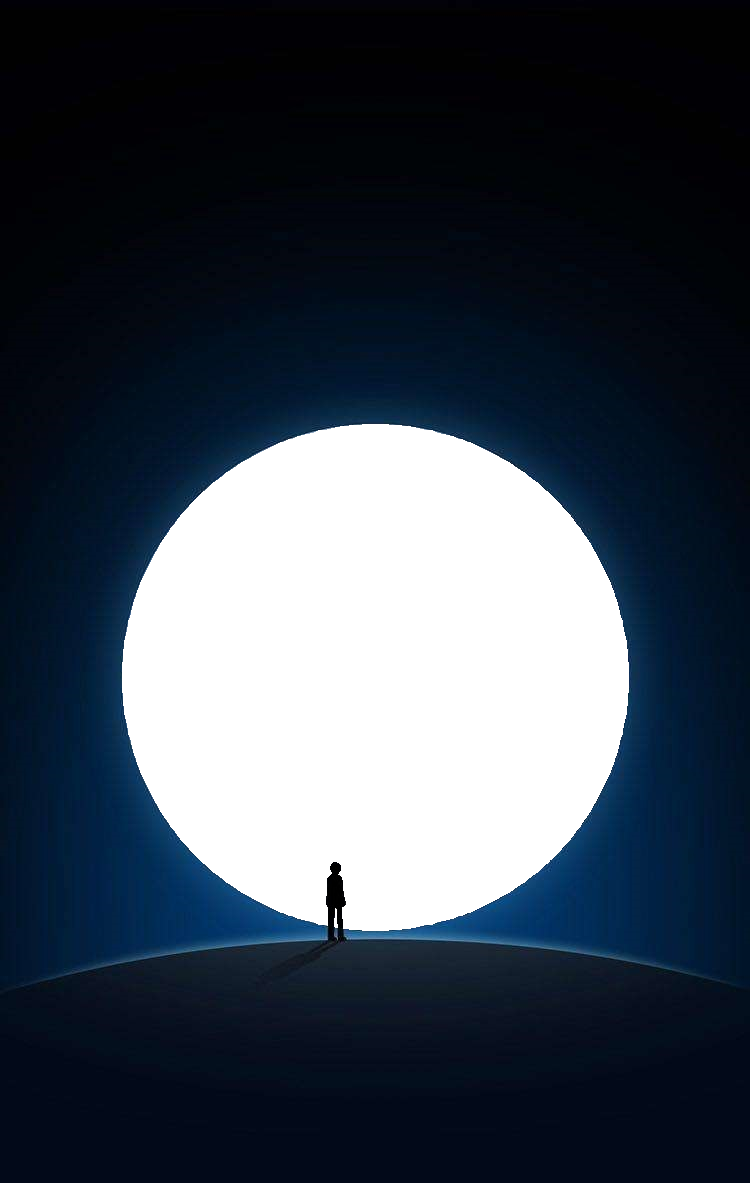
#> input picture StarcCoud/微信地球_mask.png, 750 x 1183 px
$ python demo.py
#> lines starting #> are read from the running program, lines starting #| are printed output that depends on the picture
#> `img1= Image.new('RGB', (750,1334))`: img1: PIL image 750x1334 RGB; every value is 0
#> further down, img2 is the input picture: PIL image 750x1183 RGBA; mean R, G, B, A 60.4, 69.6, 81.3, 255
from PIL import Image, ImageDraw
import math
import numpy as np
import imageio

def calcSphereXY2XYZ(px, py, maxHeight, longOffset):
    v0x= np.array(px)
    v0y= np.array(py)
    v03= np.subtract(v0x, maxHeight)
    v04= np.subtract(v0y, maxHeight)
    v1x= np.true_divide(v03, maxHeight)
    v1y= np.true_divide(v04, maxHeight)
    # print(max(v1x), min(v1x))
    v07= np.power(v1x,2)
    v08= np.power(v1y,2)
    v09= np.add(v07,v08)
    v0a= np.subtract(1,v09)
    v1z= np.power(v0a,1/2)                                  # z
    # print('z:', max(v1z), min(v1z))
    v1lat= np.multiply(v1y, math.pi/2)                      # lat
    v0lon= np.arctan2(v1z, -v1x)
    v1lon= np.add(v0lon, longOffset)                       # long
    v2lon= np.fmod(v1lon, math.pi*2)                       # long
    return v2lon, v1lat

def calcShpereLatLong2XY(vlon, vlat, width, height):
    v3x0=np.multiply(vlon, width/2/math.pi)
    v3y0=np.multiply(vlat, height/math.pi)
    v3y1=np.add(v3y0, height/2)
    v3x2=v3x0.astype(np.integer)
    v3y2=v3y1.astype(np.integer)
    return v3x2, v3y2

def getPic(a):
    # imgBack= Image.open('地球3.jpg')
#> called with a = 0
    imgBack= Image.open('世界地球日地图_8K_2.jpg')
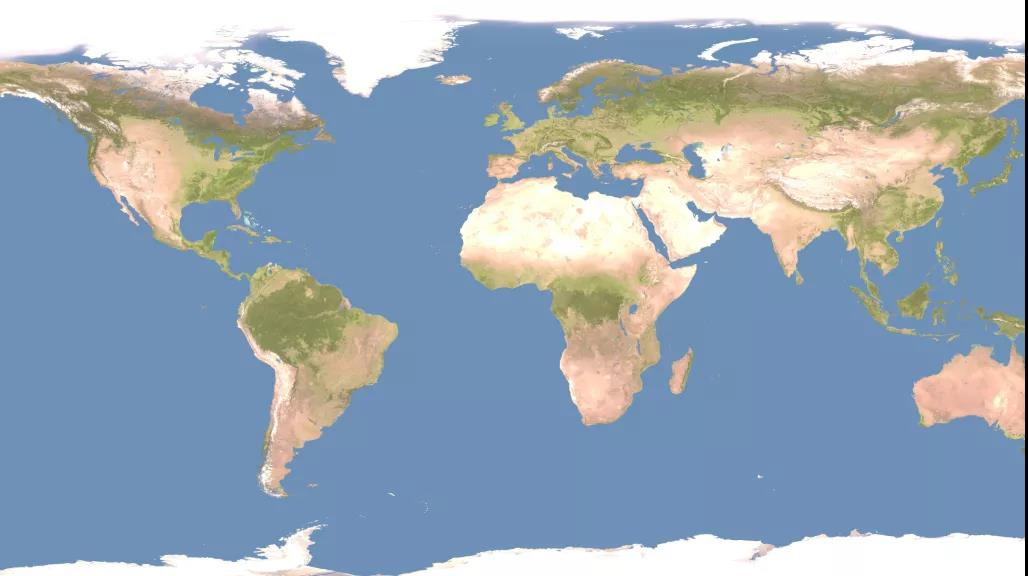
#> input picture StarcCoud/世界地球日地图_8K_2.jpg, 1028 x 576 px
#> imgBack is the input picture: PIL image 1028x576 RGB; mean R, G, B 154.2, 169.2, 183
    imgCloud= Image.open('世界地球云地图_8K.jpg')
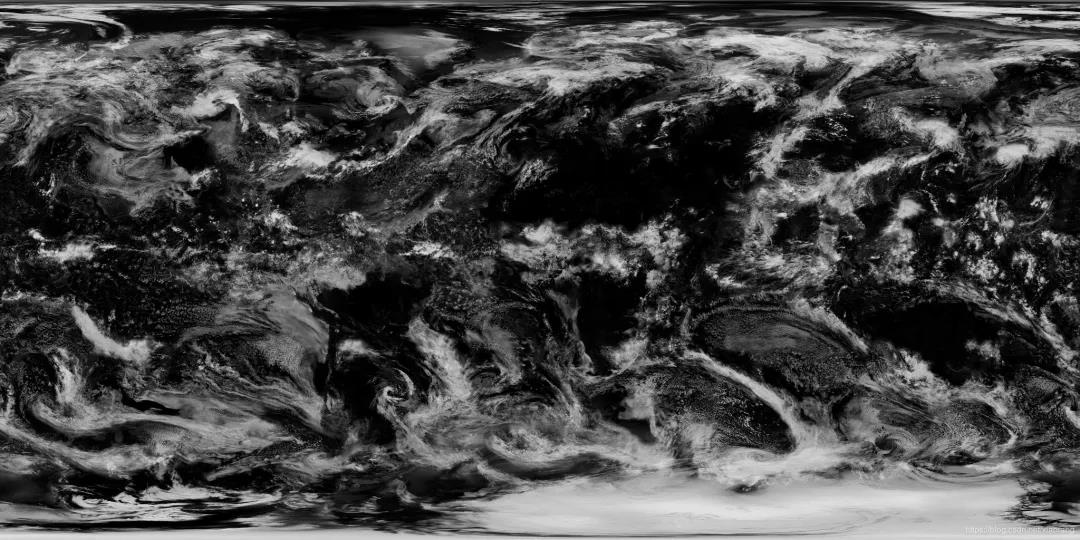
#> input picture StarcCoud/世界地球云地图_8K.jpg, 1080 x 540 px
#> imgCloud is the input picture: PIL image 1080x540 RGB; min 0, max 235, mean 71.1
    width= imgBack.size[0]
#> width = 1028
    height= imgBack.size[1]
#> height = 576
    imgBack= imgBack.convert('RGBA')
#> imgBack: PIL image 1028x576 RGBA
    arrayBack= np.array(imgBack)
    arrayCloud= np.array(imgCloud)
    circleSize= 508
    img2= Image.new('RGBA', (circleSize,circleSize))
#> img2: PIL image 508x508 RGBA; every value is 0
    img= Image.new('RGBA', (circleSize,circleSize), 'black')
    w= img.size[0]
#> w = 508
    h= img.size[1]
#> h = 508
    pxList=[]
    pyList=[]
    for i in range(w):
        for j in range(h):
            r= math.sqrt((i-w/2)**2+(j-h/2)**2)
            if r<circleSize/2:
                pxList.append(i)
                pyList.append(j)

    nplon, nplat= calcSphereXY2XYZ(pxList, pyList, h/2, a)
    nplon2, nplat2= calcSphereXY2XYZ(pxList, pyList, h/2, a/2)
    # nplon, nplat= rotSphere(nplon, nplat, )
    npx, npy= calcShpereLatLong2XY(nplon, nplat, width-1, height)
    npx2, npy2= calcShpereLatLong2XY(nplon2, nplat2, width-1, height)
    #print(npx2,npy2,end='')
    color= arrayBack[npy, npx]
#> (the run stopped early here; a loop or call above may not have finished)
